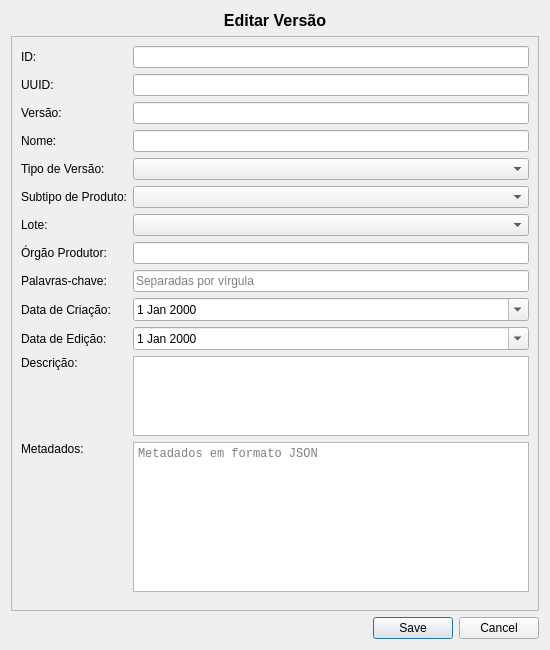
<?xml version="1.0" encoding="UTF-8"?>
<!-- Path: gui\informacao_produto\version_edit_dialog.ui -->
<ui version="4.0">
 <class>VersionEditDialog</class>
 <widget class="QDialog" name="VersionEditDialog">
  <property name="geometry">
   <rect>
    <x>0</x>
    <y>0</y>
    <width>550</width>
    <height>650</height>
   </rect>
  </property>
  <property name="windowTitle">
   <string>Editar Versão</string>
  </property>
  <layout class="QVBoxLayout" name="verticalLayout">
   <item>
    <widget class="QLabel" name="titleLabel">
     <property name="font">
      <font>
       <pointsize>12</pointsize>
       <weight>75</weight>
       <bold>true</bold>
      </font>
     </property>
     <property name="text">
      <string>Editar Versão</string>
     </property>
     <property name="alignment">
      <set>Qt::AlignCenter</set>
     </property>
    </widget>
   </item>
   <item>
    <widget class="QScrollArea" name="scrollArea">
     <property name="widgetResizable">
      <bool>true</bool>
     </property>
     <widget class="QWidget" name="scrollAreaWidgetContents">
      <property name="geometry">
       <rect>
        <x>0</x>
        <y>0</y>
        <width>530</width>
        <height>579</height>
       </rect>
      </property>
      <layout class="QFormLayout" name="formLayout">
       <item row="0" column="0">
        <widget class="QLabel" name="idLabel">
         <property name="text">
          <string>ID:</string>
         </property>
        </widget>
       </item>
       <item row="0" column="1">
        <widget class="QLineEdit" name="idLineEdit">
         <property name="readOnly">
          <bool>true</bool>
         </property>
        </widget>
       </item>
       <item row="1" column="0">
        <widget class="QLabel" name="uuidLabel">
         <property name="text">
          <string>UUID:</string>
         </property>
        </widget>
       </item>
       <item row="1" column="1">
        <widget class="QLineEdit" name="uuidLineEdit">
         <property name="readOnly">
          <bool>true</bool>
         </property>
        </widget>
       </item>
       <item row="2" column="0">
        <widget class="QLabel" name="versaoLabel">
         <property name="text">
          <string>Versão:</string>
         </property>
        </widget>
       </item>
       <item row="2" column="1">
        <widget class="QLineEdit" name="versaoLineEdit"/>
       </item>
       <item row="3" column="0">
        <widget class="QLabel" name="nomeLabel">
         <property name="text">
          <string>Nome:</string>
         </property>
        </widget>
       </item>
       <item row="3" column="1">
        <widget class="QLineEdit" name="nomeLineEdit"/>
       </item>
       <item row="4" column="0">
        <widget class="QLabel" name="tipoVersaoLabel">
         <property name="text">
          <string>Tipo de Versão:</string>
         </property>
        </widget>
       </item>
       <item row="4" column="1">
        <widget class="QComboBox" name="tipoVersaoComboBox"/>
       </item>
       <item row="5" column="0">
        <widget class="QLabel" name="subtipoLabel">
         <property name="text">
          <string>Subtipo de Produto:</string>
         </property>
        </widget>
       </item>
       <item row="5" column="1">
        <widget class="QComboBox" name="subtipoComboBox"/>
       </item>
       <item row="6" column="0">
        <widget class="QLabel" name="loteLabel">
         <property name="text">
          <string>Lote:</string>
         </property>
        </widget>
       </item>
       <item row="6" column="1">
        <widget class="QComboBox" name="loteComboBox"/>
       </item>
       <item row="7" column="0">
        <widget class="QLabel" name="orgaoProdutorLabel">
         <property name="text">
          <string>Órgão Produtor:</string>
         </property>
        </widget>
       </item>
       <item row="7" column="1">
        <widget class="QLineEdit" name="orgaoProdutorLineEdit"/>
       </item>
       <item row="8" column="0">
        <widget class="QLabel" name="palavrasChaveLabel">
         <property name="text">
          <string>Palavras-chave:</string>
         </property>
        </widget>
       </item>
       <item row="8" column="1">
        <widget class="QLineEdit" name="palavrasChaveLineEdit">
         <property name="placeholderText">
          <string>Separadas por vírgula</string>
         </property>
        </widget>
       </item>
       <item row="9" column="0">
        <widget class="QLabel" name="dataCriacaoLabel">
         <property name="text">
          <string>Data de Criação:</string>
         </property>
        </widget>
       </item>
       <item row="9" column="1">
        <widget class="QDateEdit" name="dataCriacaoDateEdit">
         <property name="calendarPopup">
          <bool>true</bool>
         </property>
        </widget>
       </item>
       <item row="10" column="0">
        <widget class="QLabel" name="dataEdicaoLabel">
         <property name="text">
          <string>Data de Edição:</string>
         </property>
        </widget>
       </item>
       <item row="10" column="1">
        <widget class="QDateEdit" name="dataEdicaoDateEdit">
         <property name="calendarPopup">
          <bool>true</bool>
         </property>
        </widget>
       </item>
       <item row="11" column="0">
        <widget class="QLabel" name="descricaoLabel">
         <property name="text">
          <string>Descrição:</string>
         </property>
         <property name="alignment">
          <set>Qt::AlignLeading|Qt::AlignLeft|Qt::AlignTop</set>
         </property>
        </widget>
       </item>
       <item row="11" column="1">
        <widget class="QTextEdit" name="descricaoTextEdit">
         <property name="maximumSize">
          <size>
           <width>16777215</width>
           <height>80</height>
          </size>
         </property>
        </widget>
       </item>
       <item row="12" column="0">
        <widget class="QLabel" name="metadadoLabel">
         <property name="text">
          <string>Metadados:</string>
         </property>
         <property name="alignment">
          <set>Qt::AlignLeading|Qt::AlignLeft|Qt::AlignTop</set>
         </property>
        </widget>
       </item>
       <item row="12" column="1">
        <widget class="QTextEdit" name="metadadoTextEdit">
         <property name="maximumSize">
          <size>
           <width>16777215</width>
           <height>150</height>
          </size>
         </property>
         <property name="font">
          <font>
           <family>Monospace</family>
          </font>
         </property>
         <property name="placeholderText">
          <string>Metadados em formato JSON</string>
         </property>
        </widget>
       </item>
      </layout>
     </widget>
    </widget>
   </item>
   <item>
    <widget class="QDialogButtonBox" name="buttonBox">
     <property name="orientation">
      <enum>Qt::Horizontal</enum>
     </property>
     <property name="standardButtons">
      <set>QDialogButtonBox::Cancel|QDialogButtonBox::Save</set>
     </property>
    </widget>
   </item>
  </layout>
 </widget>
 <resources/>
 <connections>
  <connection>
   <sender>buttonBox</sender>
   <signal>accepted()</signal>
   <receiver>VersionEditDialog</receiver>
   <slot>accept()</slot>
   <hints>
    <hint type="sourcelabel">
     <x>248</x>
     <y>254</y>
    </hint>
    <hint type="destinationlabel">
     <x>157</x>
     <y>274</y>
    </hint>
   </hints>
  </connection>
  <connection>
   <sender>buttonBox</sender>
   <signal>rejected()</signal>
   <receiver>VersionEditDialog</receiver>
   <slot>reject()</slot>
   <hints>
    <hint type="sourcelabel">
     <x>316</x>
     <y>260</y>
    </hint>
    <hint type="destinationlabel">
     <x>286</x>
     <y>274</y>
    </hint>
   </hints>
  </connection>
 </connections>
</ui>
